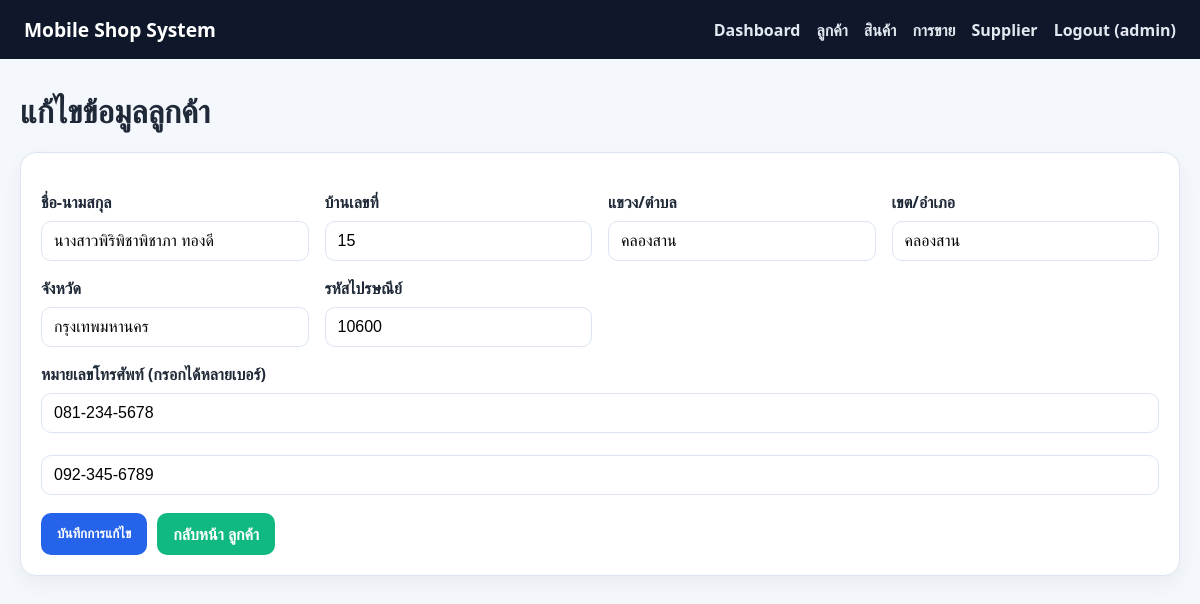
The app's page /customers/1/edit (signed in) with its own data.
### tables this page shows
CREATE TABLE customer (
            customer_id INTEGER PRIMARY KEY AUTOINCREMENT,
            customer_name TEXT NOT NULL,
            address_no TEXT,
            sub_district TEXT,
            district TEXT,
            province TEXT,
            zip_code TEXT
        );

CREATE TABLE customer_phone (
            phone_id INTEGER PRIMARY KEY AUTOINCREMENT,
            customer_id INTEGER NOT NULL,
            phone_number TEXT NOT NULL,
            FOREIGN KEY (customer_id) REFERENCES customer(customer_id) ON DELETE CASCADE
        );

### app.py (the view, shortened to what this page needs)
@app.route("/customers/<int:customer_id>/edit", methods=["GET", "POST"])
@login_required
def edit_customer(customer_id):
    conn = get_db_connection()
    customer = conn.execute(
        "SELECT customer_id, customer_name, address_no, sub_district, district, province, zip_code FROM customer WHERE customer_id = ?",
        (customer_id,),
    ).fetchone()
    if not customer:
        conn.close()
        flash("ไม่พบข้อมูลลูกค้าที่ต้องการแก้ไข")
        return redirect(url_for("customers"))
    phone_rows = conn.execute(
        "SELECT phone_number FROM customer_phone WHERE customer_id = ? ORDER BY phone_id",
        (customer_id,),
    ).fetchall()
    conn.close()
    customer_data = dict(customer)
    customer_data["phones"] = [row[0] for row in phone_rows]
    return render_template("customer_form.html", customer=customer_data, edit_mode=True)

### app.py (called while the page is built)
def get_db_connection():
    conn = sqlite3.connect(DB_PATH)
    conn.row_factory = sqlite3.Row
    return conn

def login_required(view_func):
    @wraps(view_func)
    def wrapper(*args, **kwargs):
        if not session.get("user"):
            return redirect(url_for("login"))
        return view_func(*args, **kwargs)
    return wrapper

### templates/customer_form.html (shortened to what this page needs)
{% extends 'base.html' %}
{% block content %}
<div class="page-header">
    <h1>{{ 'แก้ไขข้อมูลลูกค้า' if edit_mode else 'เพิ่มข้อมูลลูกค้า' }}</h1>
</div>
<div class="card">
    <form method="POST">
        <div class="form-grid">
            <div>
                <label for="customer_name">ชื่อ-นามสกุล</label>
                <input id="customer_name" name="customer_name" value="{{ customer.customer_name if customer else '' }}" required>
            </div>
            <div>
                <label for="address_no">บ้านเลขที่</label>
                <input id="address_no" name="address_no" value="{{ customer.address_no if customer else '' }}">
            </div>
            <div>
                <label for="sub_district">แขวง/ตำบล</label>
                <input id="sub_district" name="sub_district" value="{{ customer.sub_district if customer else '' }}">
            </div>
            <div>
                <label for="district">เขต/อำเภอ</label>
                <input id="district" name="district" value="{{ customer.district if customer else '' }}">
            </div>
            <div>
                <label for="province">จังหวัด</label>
                <input id="province" name="province" value="{{ customer.province if customer else '' }}">
            </div>
            <div>
                <label for="zip_code">รหัสไปรษณีย์</label>
                <input id="zip_code" name="zip_code" value="{{ customer.zip_code if customer else '' }}">
            </div>
            <div style="grid-column: 1 / -1;">
                <label for="phone_number_1">หมายเลขโทรศัพท์ (กรอกได้หลายเบอร์)</label>
                <input id="phone_number_1" name="phone_number" value="{{ customer.phones[0] if customer and customer.phones|length > 0 else '' }}" placeholder="081-234-5678">
                <br><br>
                <input name="phone_number" value="{{ customer.phones[1] if customer and customer.phones|length > 1 else '' }}" placeholder="092-345-6789">
            </div>
        </div>
        <div class="form-actions">
            <button class="btn" type="submit">{{ 'บันทึกการแก้ไข' if edit_mode else 'บันทึกข้อมูล' }}</button>
            <a class="btn btn-success" href="{{ url_for('customers') }}">กลับหน้า ลูกค้า</a>
        </div>
    </form>
</div>
{% endblock %}

### static/styles.css (style rules this page uses)
:root { --bg: #f4f7fb; --nav: #0f172a; --card: #ffffff; --primary: #2563eb; --primary-dark: #1d4ed8; --accent: #10b981; --text: #1f2937; --muted: #6b7280; --danger: #dc2626; --border: #dbe4f0; }
* { box-sizing: border-box; }
body { margin: 0; font-family: "Segoe UI", Tahoma, Geneva, Verdana, sans-serif; background: var(--bg); color: var(--text); }
.card { background: var(--card); border: 1px solid var(--border); border-radius: 16px; box-shadow: 0 8px 22px rgba(15, 23, 42, 0.05); padding: 20px; }
.page-header { display: flex; justify-content: space-between; align-items: center; gap: 16px; margin: 18px 0 20px; }
.page-header h1 { margin: 0; }
.btn { display: inline-block; text-decoration: none; background: var(--primary); color: white; border: none; border-radius: 10px; padding: 10px 16px; font-weight: 600; cursor: pointer; }
.btn-success { background: var(--accent); }
.form-grid { display: grid; grid-template-columns: repeat(auto-fit, minmax(220px, 1fr)); gap: 16px; margin-top: 18px; }
label { display: block; font-weight: 600; margin-bottom: 8px; color: var(--text); }
input, select { width: 100%; padding: 10px 12px; border: 1px solid var(--border); border-radius: 10px; font-size: 1rem; background: white; }
.form-actions { margin-top: 18px; display: flex; gap: 10px; flex-wrap: wrap; }

### records on screen
customer: customer_name "นางสาวพิริพิชาพิชาภา ทองดี", address_no "15", sub_district "คลองสาน", district "คลองสาน", province "กรุงเทพมหานคร", zip_code "10600"
customer_phone: phone_number "081-234-5678"
customer_phone: phone_number "092-345-6789"

### other values on screen
{{ session.get('user') }} "admin"
{{ 'แก้ไขข้อมูลลูกค้า' if edit_mode else 'เพิ่มข้อมูลลูกค้า' }} "แก้ไขข้อมูลลูกค้า"
{{ 'บันทึกการแก้ไข' if edit_mode else 'บันทึกข้อมูล' }} "บันทึกการแก้ไข"
